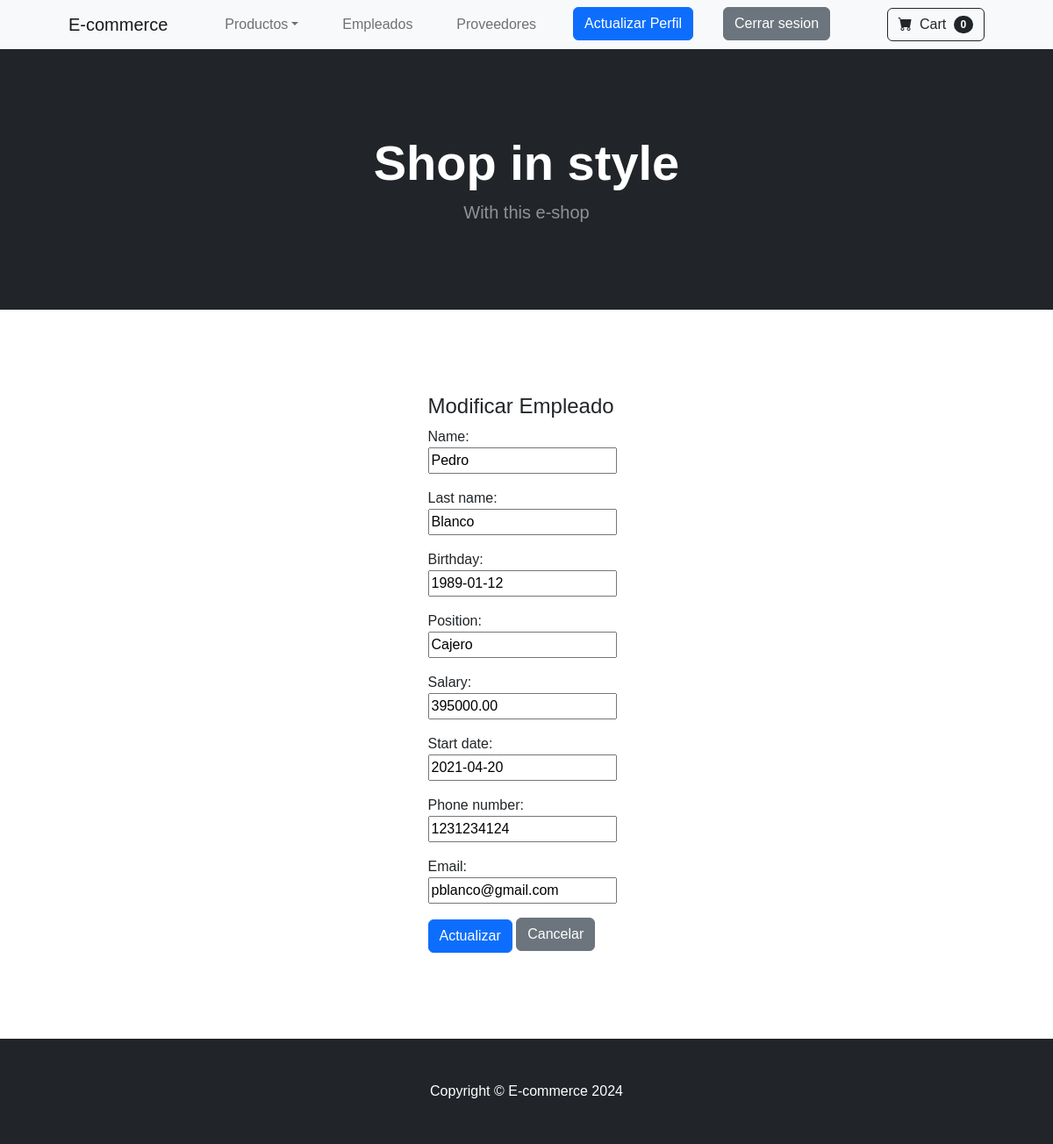
The page /ecommerce/update_employee/4 (signed in) on the database its author committed.
### ecommerce/models.py (models this page shows, shortened)
class Employee(models.Model):
    name = models.CharField(max_length=40)
    last_name = models.CharField(max_length=40)
    birthday = models.DateField()
    position = models.CharField(max_length=50)
    salary = models.DecimalField(max_digits=9, decimal_places=2)
    start_date = models.DateField()
    phone_number = models.CharField(max_length=20)
    email = models.EmailField(unique=True)

### ecommerce/views.py (the view, shortened to what this page needs)
# urls.py: path('update_employee/<int:id>', update_employee, name='updateEmployee'),
@staff_member_required(login_url='/ecommerce/staff_auth')
def update_employee(req, id):
    employee = Employee.objects.get(id=id)
    emp_form = EmployeeForm(initial= {
            'name': employee.name,
            'last_name': employee.last_name,
            'birthday': employee.birthday,
            'position': employee.position,
            'salary': employee.salary,
            'start_date': employee.start_date,
            'phone_number': employee.phone_number,
            'email': employee.email
    })
    return render(req, 'update_employee.html', {'emp_form': emp_form, 'employee': employee})

### ecommerce/forms.py
class EmployeeForm(forms.Form):
    name = forms.CharField()
    last_name = forms.CharField()
    birthday = forms.DateField()
    position = forms.CharField()
    salary = forms.DecimalField()
    start_date = forms.DateField()
    phone_number = forms.CharField()
    email = forms.EmailField()

### ecommerce/templates/update_employee.html (shortened to what this page needs)
<!DOCTYPE html>
<html lang="en">
    <head>
        {% load static %}
        <link href="https://cdn.jsdelivr.net/npm/bootstrap-icons@1.5.0/font/bootstrap-icons.css" rel="stylesheet" />
        <link href="{% static '/css/styles.css' %}" rel="stylesheet" />
    </head>
    <body>
        {% include 'navbar.html' %}
        {% include 'header.html' %}
        {% block dinamicContent %}
            {% if message %}
                <h4>{{ message }}</h4>
                {% else %}
                    <section class="py-5 container px-4 px-lg-5 mt-5">
                        <div class="row gx-4 gx-lg-5 row-cols-2 row-cols-md-3 row-cols-xl-4 justify-content-center">
                            <div class="col mb-5">
                                <h4>Modificar Empleado</h4>
                                <form action="{% url 'updateEmployee' employee.id %}" method="post">{% csrf_token %}
                                    <div class="form-group">
                                        {{emp_form.as_p}}
                                        <input class="btn btn-primary" type="submit" value="Actualizar"/>
                                        <a class="btn btn-secondary mt-auto mb-1" href="{% url 'detailedEmployee' employee.id %}">Cancelar</a>
                                    </div>
                                </form>
                            </div>
                        </div>
                    </section>
            {% endif %}
        {% endblock dinamicContent %}
        {% include 'footer.html' %}
    </body>
</html>

### rows shown on the page
Employee: name "Pedro", last_name "Blanco", birthday "1989-01-12", position "Cajero", salary "395000.00", start_date "2021-04-20", phone_number "1231234124", email "pblanco@gmail.com"
